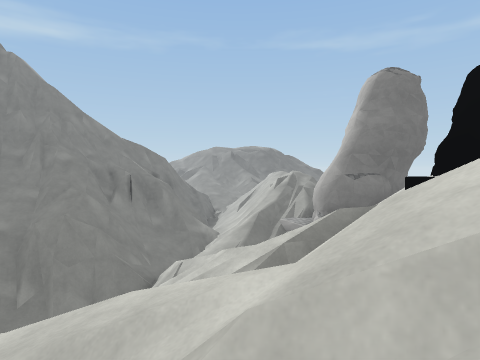
view 1 (above)

14 first-person views from a walk through a 3-D level made in the Unity game engine. The camera is 1.2 m above the floor, tilts 2° down and sees 75° across. The floor is counted in squares, 2 m on a side. Each view is taken from the middle of a square. On the plan, view 1 faces up. The plan holds only what a view shows up to about 9 squares ahead; the rest is blank. The place goes on beyond the plan. Surface patterns are stand-ins for the level's own textures.

view 2
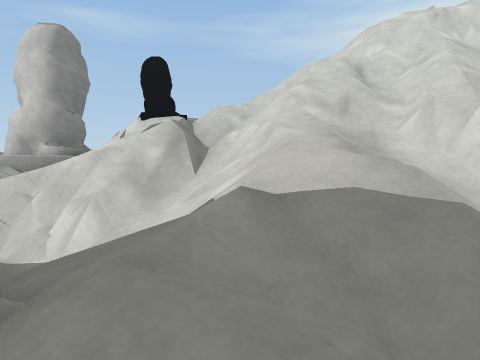

view 3
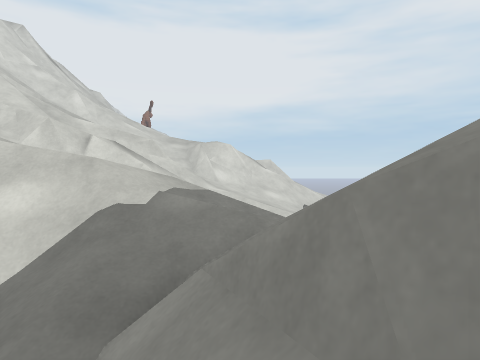

view 4
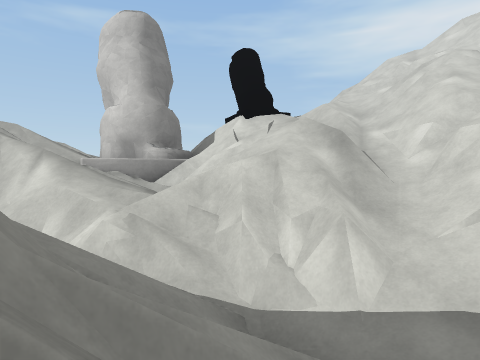

view 5
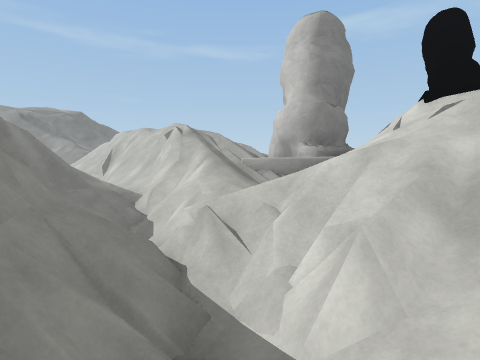

view 6
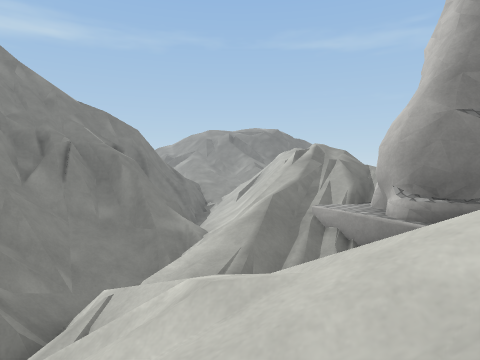

view 7
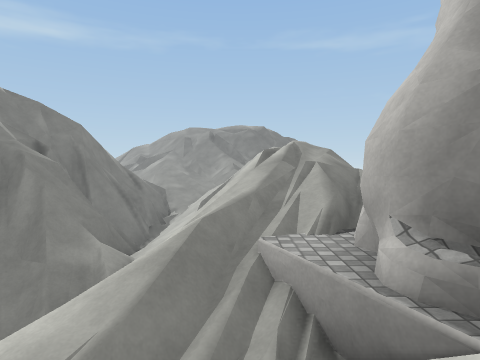

view 8
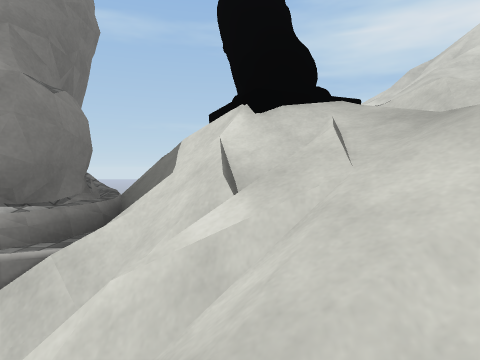

view 9
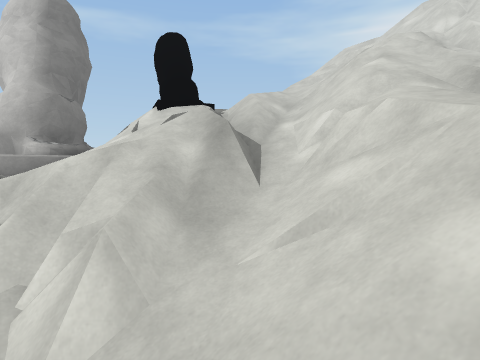

view 10
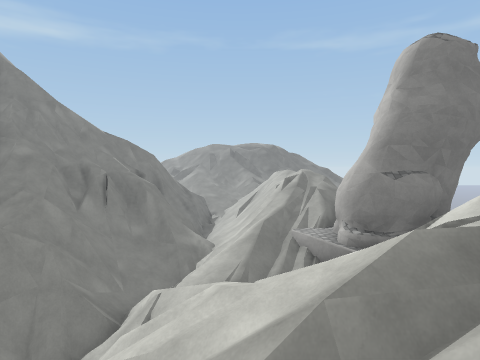

view 11
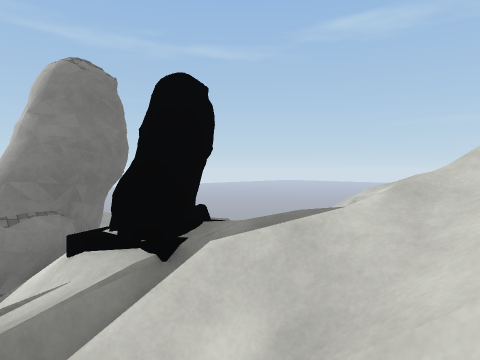

view 12
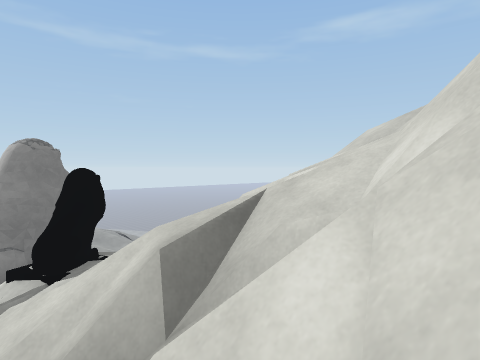

view 13
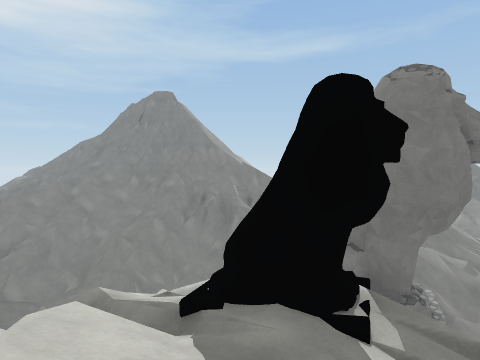

view 14
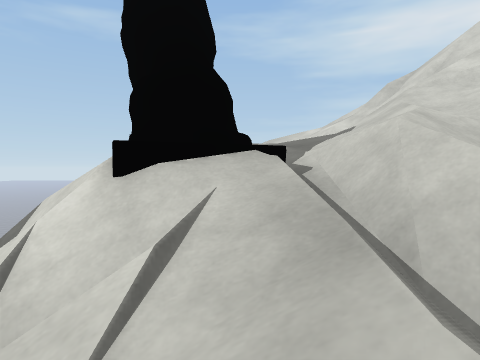

### Floor plan
Key: @ floor where view 1 was taken; # wall or solid block; x gap in a wall; . main floor; - floor 0.25 m lower than the main floor; _ floor 0.75 m lower than the main floor; : floor 1 m higher than the main floor; + floor 2 m higher than the main floor; < floor 3 m lower than the main floor; * floor 3.25 m higher than the main floor; ( floor 4.25 m lower than the main floor; % floor 5 m higher than the main floor; / step, stairs or slope; = window, fence, low wall or low ledge; ^ raised ledge; v drop or lower ground; S statue.
Columns run from 7 left of view 1 to 10 right of it. Each row starts with its distance up from view 1.
 15   = v#
 14   vv##/=   =/
 13 # :-##///=///
 12 #=.v##//=////
 11 ==v#==///////
 10 ##=#///////</
  9    ==////<##x
  8    =#/#//###^
  7   =#=/#//#=#
  6   ///==//=SSS   =_
  5   ///=/////S/   =.
  4   //////////-/  ..
  3  /////=/=/////=::
  2   ////////=///x++
  1     (//=//=#/==*
  0    //==@///#==%
 -1  ///#/////=====
 -2  ///  /==//=#
 -3  //=   ////
 -4           #

Where each view was taken, in squares from view 1:
view 1: 0 up, 0 right, facing up
view 2: 3 up, 6 left, facing right
view 3: 6 up, 5 left, facing down
view 4: 6 up, 5 left, facing right
view 5: 4 up, 4 left, facing up-right
view 6: 4 up, 0 right, facing up
view 7: 6 up, 1 right, facing up
view 8: 6 up, 0 right, facing right
view 9: 4 up, 4 left, facing right
view 10: 2 up, 0 right, facing up
view 11: 2 up, 2 right, facing up-right
view 12: 2 down, 2 right, facing up-right
view 13: 3 up, 6 right, facing up-left
view 14: 5 up, 1 right, facing right
